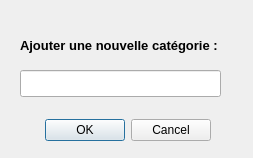
<?xml version="1.0" encoding="UTF-8"?>
<ui version="4.0">
 <class>Settings</class>
 <widget class="QDialog" name="Settings">
  <property name="geometry">
   <rect>
    <x>0</x>
    <y>0</y>
    <width>253</width>
    <height>158</height>
   </rect>
  </property>
  <property name="windowTitle">
   <string>Dialog</string>
  </property>
  <widget class="QDialogButtonBox" name="buttonBox">
   <property name="geometry">
    <rect>
     <x>20</x>
     <y>110</y>
     <width>191</width>
     <height>41</height>
    </rect>
   </property>
   <property name="orientation">
    <enum>Qt::Horizontal</enum>
   </property>
   <property name="standardButtons">
    <set>QDialogButtonBox::Cancel|QDialogButtonBox::Ok</set>
   </property>
  </widget>
  <widget class="QLabel" name="label">
   <property name="geometry">
    <rect>
     <x>20</x>
     <y>20</y>
     <width>201</width>
     <height>51</height>
    </rect>
   </property>
   <property name="font">
    <font>
     <pointsize>10</pointsize>
     <weight>75</weight>
     <bold>true</bold>
    </font>
   </property>
   <property name="text">
    <string>Ajouter une nouvelle catégorie :</string>
   </property>
  </widget>
  <widget class="QLineEdit" name="uiNewCat">
   <property name="geometry">
    <rect>
     <x>20</x>
     <y>70</y>
     <width>201</width>
     <height>27</height>
    </rect>
   </property>
  </widget>
 </widget>
 <resources/>
 <connections>
  <connection>
   <sender>buttonBox</sender>
   <signal>accepted()</signal>
   <receiver>Settings</receiver>
   <slot>accept()</slot>
   <hints>
    <hint type="sourcelabel">
     <x>248</x>
     <y>254</y>
    </hint>
    <hint type="destinationlabel">
     <x>157</x>
     <y>274</y>
    </hint>
   </hints>
  </connection>
  <connection>
   <sender>buttonBox</sender>
   <signal>rejected()</signal>
   <receiver>Settings</receiver>
   <slot>reject()</slot>
   <hints>
    <hint type="sourcelabel">
     <x>316</x>
     <y>260</y>
    </hint>
    <hint type="destinationlabel">
     <x>286</x>
     <y>274</y>
    </hint>
   </hints>
  </connection>
 </connections>
</ui>
